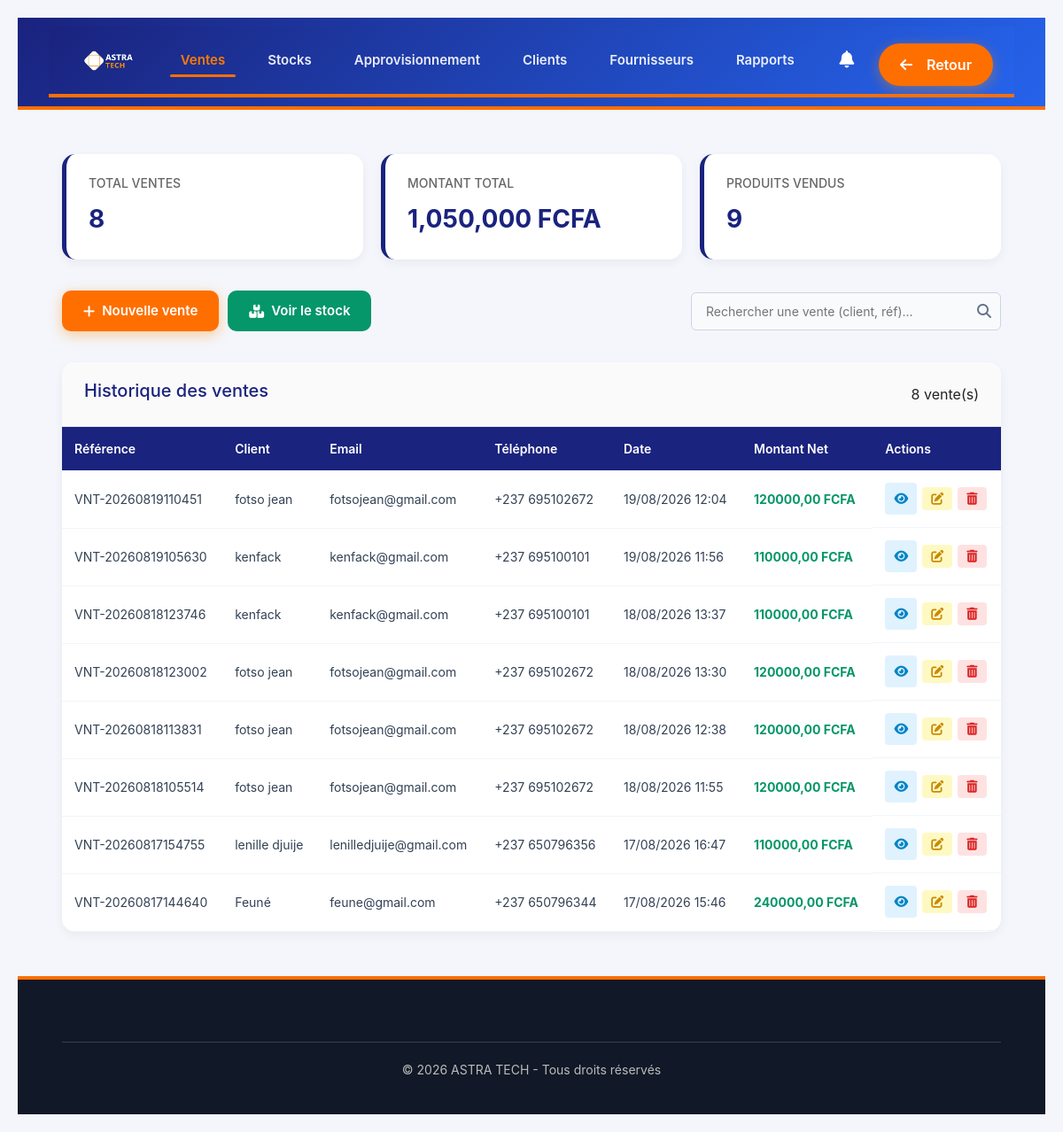
Page /ventes/ (signed in) on the committed database.
### astra/models.py (models this page shows, shortened)
class Vente(models.Model):
    STATUT_CHOICES = [
        ("en_attente", "En attente"),
        ("confirmee", "Confirmée"),
        ("livree", "Livrée"),
    ]
    reference = models.CharField(
        max_length=100,
        unique=True
    )
    client = models.ForeignKey(
        Client,
        on_delete=models.SET_NULL,
        null=True,
        blank=True,
        related_name="ventes"
    )
    date_vente = models.DateTimeField(
        default=timezone.now
    )
    montant_total = models.DecimalField(
        max_digits=12,
        decimal_places=2,
        default=0
    )
    mode_paiement = models.CharField(
        max_length=50,
        default="especes"
    )
    statut = models.CharField(
        max_length=50,
        choices=STATUT_CHOICES,
        default="en_attente"
    )
    est_archive = models.BooleanField(
        default=False
    )

class Client(models.Model):
    reference = models.CharField(
        max_length=100,
        unique=True,
        blank=True,
        null=True
    )
    nom = models.CharField(
        max_length=255
    )
    telephone = models.CharField(
        max_length=50,
        blank=True
    )
    email = models.EmailField(
        blank=True,
        null=True
    )
    date_naissance = models.DateField(
        blank=True,
        null=True
    )
    adresse = models.TextField(
        blank=True
    )
    mot_de_passe = models.CharField(
        max_length=255,
        blank=True,
        null=True
    )
    date_inscription = models.DateField(
        auto_now_add=True,
        null=True,
        blank=True
    )
    total_depense = models.DecimalField(
        max_digits=12,
        decimal_places=2,
        default=0
    )
    is_active = models.BooleanField(
        default=True
    )

### astra/views.py (the view)
# urls.py: path('ventes/', views.ventes_view, name='ventes'),
@role_required(allowed_roles=['etudiant', 'entreprise', 'admin'])
def ventes_view(request):
    produits = Produit.objects.filter(stock__gt=0, is_active=True)
    ventes_list = Vente.objects.filter(est_archive=False).select_related('client').order_by('-id')
    total_ventes_count = ventes_list.count()
    montant_total_global = ventes_list.aggregate(total=Sum('montant_total'))['total'] or 0
    produits_vendus_count = 0
    try:
        for ligne in LigneVente.objects.all():
            v = getattr(ligne, 'vente', None)
            if v and not getattr(v, 'est_archive', False):
                qte = getattr(ligne, 'quantite', getattr(ligne, 'qte', getattr(ligne, 'qty', 1)))
                produits_vendus_count += int(qte or 1)
    except Exception:
        pass
    if produits_vendus_count == 0:
        try:
            mouvements = MouvementStock.objects.filter(type_mouvement="sortie")
            produits_vendus_count = sum(m.quantite for m in mouvements if m.quantite)
        except Exception:
            pass
    if produits_vendus_count == 0 and total_ventes_count > 0:
        produits_vendus_count = total_ventes_count * 1
    produits_dispo_count = Produit.objects.filter(is_active=True).count()
    context = {
        'produits': produits,
        'ventes': ventes_list,
        'total_ventes_count': total_ventes_count,
        'montant_total_global': montant_total_global,
        'produits_vendus_count': produits_vendus_count,
        'produits_dispo_count': produits_dispo_count,
    }
    return render(request, 'astra/vente.html', context)

### astra/context_processors.py (called while the page is built)
def notifications_processor(request):
    path = request.path.lower()
    cat = None
    if 'vente' in path:
        cat = 'ventes'
    elif 'stock' in path:
        cat = 'stocks'
    elif 'appro' in path:
        cat = 'appro'
    elif 'client' in path:
        cat = 'clients'
    elif 'fournisseur' in path:
        cat = 'fournisseurs'
    elif 'rapport' in path:
        cat = 'rapports'
    if cat:
        notifications = NotificationPlateforme.objects.filter(lu=False, categorie=cat).order_by('-id')
    else:
        notifications = NotificationPlateforme.objects.none()
    return {
        'notifications_non_lues': notifications,
        'nombre_notifications': notifications.count()
    }

### astra/Templates/astra/vente.html (shortened to what this page needs)
{% extends 'base.html' %}
{% load static %}
{% block content %}
<link rel="stylesheet" href="{% static 'css/vente.css' %}">
<link rel="stylesheet" href="https://cdnjs.cloudflare.com/ajax/libs/font-awesome/6.5.0/css/all.min.css">
<main class="page-vente">
    <section class="stats-container">
        <div class="stat-card">
            <h4>Total ventes</h4>
            <span>{{ ventes|length }}</span>
        </div>
        <div class="stat-card">
            <h4>Montant total</h4>
            <span id="statMontant">0 FCFA</span>
        </div>
        <div class="stat-card">
            <h4>Produits vendus</h4>
            <span id="statProduits">{{ produits_vendus_count|default:"0" }}</span>
        </div>
    </section>
    <section class="actions" style="display: flex; flex-wrap: wrap; justify-content: space-between; align-items: center; gap: 10px;">
        <div style="display: flex; gap: 10px; flex-wrap: wrap;">
            <button id="btnNouvelleVente" class="btn-primary" type="button">
                <i class="fas fa-plus"></i> Nouvelle vente
            </button>
            <a href="{% url 'astra:stock' %}" class="btn-stock">
                <i class="fas fa-boxes"></i> Voir le stock
            </a>
        </div>
        <div class="search-filter-container">
            <input type="text" id="inputRechercheVente" placeholder="Rechercher une vente (client, réf)...">
            <i class="fas fa-search"></i>
        </div>
    </section>
    <section class="table-box">
        <div class="table-header">
            <h2>Historique des ventes</h2>
            <span>{{ ventes|length }} vente(s)</span>
        </div>
        <div class="table-responsive">
            <table>
                <thead>
                    <tr>
                        <th>Référence</th>
                        <th>Client</th>
                        <th>Email</th>
                        <th>Téléphone</th>
                        <th>Date</th>
                        <th>Montant Net</th>
                        <th>Actions</th>
                    </tr>
                </thead>
                <tbody id="tableBody">
                    {% if ventes %}
                    {% for v in ventes %}
                    <tr data-montant="{{ v.montant_total }}">
                        <td>{{ v.reference }}</td>
                        <td>{% if v.client %}{{ v.client.nom }}{% else %}Client comptoir{% endif %}</td>
                        <td>{% if v.client and v.client.email %}{{ v.client.email }}{% else %}N/A{% endif %}</td>
                        <td>{% if v.client and v.client.telephone %}{{ v.client.telephone }}{% else %}N/A{% endif %}</td>
                        <td>{{ v.date_vente|date:"d/m/Y H:i" }}</td>
                        <td class="money">{{ v.montant_total }} FCFA</td>
                        <td class="actions-cell">
                            <button class="btn-view btnVoir" data-url="{% url 'astra:details_vente' v.id %}" type="button" title="Voir les détails & Imprimer">
                                <i class="fas fa-eye"></i>
                            </button>
                            <button class="btn-edit btnModifier" data-id="{{ v.id }}"
                                data-client="{% if v.client %}{{ v.client.nom }}{% else %}Client comptoir{% endif %}"
                                data-email="{% if v.client and v.client.email %}{{ v.client.email }}{% endif %}"
                                data-telephone="{% if v.client and v.client.telephone %}{{ v.client.telephone }}{% endif %}"
                                data-date="{{ v.date_vente|date:'Y-m-d' }}T{{ v.date_vente|time:'H:i' }}"
                                data-montant="{{ v.montant_total }}" data-paiement="{{ v.mode_paiement }}" type="button"
                                title="Modifier">
                                <i class="fas fa-edit"></i>
                            </button>
                            <button class="btn-delete btnSupprimer" data-url="{% url 'astra:supprimer_vente' v.id %}" type="button" title="Mettre dans la corbeille">
                                <i class="fas fa-trash-alt"></i>
                            </button>
                        </td>
                    </tr>
                    {% endfor %}
                    {% endif %}
                </tbody>
            </table>
        </div>
    </section>
</main>
{% endblock %}

### astra/static/css/base.css (style rules this page uses)
*, *::before, *::after { box-sizing: border-box; margin: 0; padding: 0; }
html, body { width: 100%; min-height: 100vh; background-color: #f4f6fb; font-family: 'Inter', 'Segoe UI', Arial, sans-serif; color: #333; overflow-x: hidden; }
.app-layout { display: flex; flex-direction: column; min-height: 100vh; width: 100%; }

### astra/static/css/header.css (style rules this page uses)
.stats-container { width: 100%; display: grid; grid-template-columns: repeat(auto-fit, minmax(240px, 1fr)); gap: 20px; margin-bottom: 30px; }
.stat-card { background: white; padding: 20px; border-radius: 12px; border-left: 5px solid #004E8C; box-shadow: 0 4px 12px rgba(0, 0, 0, 0.05); }
.table-responsive { width: 100%; overflow-x: auto; -webkit-overflow-scrolling: touch; }
table { width: 100%; border-collapse: collapse; white-space: nowrap; }
thead { background: #004E8C; color: white; }
thead th { padding: 14px; text-align: left; font-size: 14px; font-weight: 600; }
tbody td { padding: 14px; border-bottom: 1px solid #f1f5f9; font-size: 14px; color: #334155; }

### astra/static/css/style.css (style rules this page uses)
:root { --tech-blue: #0078D7; --tech-dark-blue: #004E8C; --tech-orange: #FF8C00; --tech-white: #FFFFFF; --tech-light-gray: #F5F5F5; --tech-dark-gray: #333; }
* { margin: 0; padding: 0; box-sizing: border-box; }
body { font-family: 'Segoe UI', Arial, sans-serif; background: linear-gradient(135deg, var(--tech-dark-blue) 0%, var(--tech-blue) 100%); color: var(--tech-white); min-height: 100vh; display: flex; justify-content: center; align-items: center; padding: 20px; }
input { width: 100%; padding: 12px 12px 12px 45px; border: 2px solid rgba(255, 255, 255, 0.3); border-radius: 8px; background-color: rgba(255, 255, 255, 0.9); font-size: clamp(14px, 3vw, 16px); transition: all 0.3s; }
.btn-primary { background-color: var(--tech-orange); color: var(--tech-white); box-shadow: 0 4px 15px rgba(255, 140, 0, 0.4); }
.stats-container { display: grid; grid-template-columns: repeat(auto-fit, minmax(180px, 1fr)); gap: 15px; margin-bottom: 30px; }
.stat-card { background: linear-gradient(135deg, var(--tech-blue) 0%, var(--tech-dark-blue) 100%); border-radius: 12px; padding: 15px; color: var(--tech-white); box-shadow: 0 5px 15px rgba(0, 120, 215, 0.3); }
@media (min-width: 1200px) { .stats-container { grid-template-columns: repeat(4, 1fr); } }

### astra/Templates/astra/vente.html (style rules this page uses)
.actions-cell { display: flex; gap: 6px; align-items: center; justify-content: flex-start; }
.actions-cell button { cursor: pointer; border: none; padding: 6px 10px; border-radius: 4px; display: inline-flex; align-items: center; justify-content: center; font-size: 14px; transition: background 0.2s; }
.btn-view { background-color: #e0f2fe; color: #0284c7; }
.btn-edit { background-color: #fef9c3; color: #ca8a04; }
.btn-delete { background-color: #fee2e2; color: #dc2626; }
.search-filter-container { display: flex; align-items: center; background: #f8fafc; border: 1px solid #cbd5e1; border-radius: 6px; padding: 4px 10px; flex: 1; max-width: 350px; }
.search-filter-container input { border: none; background: transparent; outline: none; width: 100%; padding: 6px; font-size: 14px; }
.search-filter-container i { color: #64748b; }

### rows in the picture
Vente: reference "VNT-20260819110451", client.nom "fotso jean", client.email "fotsojean@gmail.com", client.telephone "+237 695102672", date_vente "19/08/2026 12:04", montant_total "120000,00"
Vente: reference "VNT-20260819105630", client.nom "kenfack", client.email "kenfack@gmail.com", client.telephone "+237 695100101", date_vente "19/08/2026 11:56", montant_total "110000,00"
Vente: reference "VNT-20260818123746", client.nom "kenfack", client.email "kenfack@gmail.com", client.telephone "+237 695100101", date_vente "18/08/2026 13:37", montant_total "110000,00"
Vente: reference "VNT-20260818123002", client.nom "fotso jean", client.email "fotsojean@gmail.com", client.telephone "+237 695102672", date_vente "18/08/2026 13:30", montant_total "120000,00"
Vente: reference "VNT-20260818113831", client.nom "fotso jean", client.email "fotsojean@gmail.com", client.telephone "+237 695102672", date_vente "18/08/2026 12:38", montant_total "120000,00"
Vente: reference "VNT-20260818105514", client.nom "fotso jean", client.email "fotsojean@gmail.com", client.telephone "+237 695102672", date_vente "18/08/2026 11:55", montant_total "120000,00"
Vente: reference "VNT-20260817154755", client.nom "lenille djuije", client.email "lenilledjuije@gmail.com", client.telephone "+237 650796356", date_vente "17/08/2026 16:47", montant_total "110000,00"
Vente: reference "VNT-20260817144640", client.nom "Feuné", client.email "feune@gmail.com", client.telephone "+237 650796344", date_vente "17/08/2026 15:46", montant_total "240000,00"

### other values in the picture
{{ ventes|length }} "8"
{{ produits_vendus_count|default:"0" }} "9"
